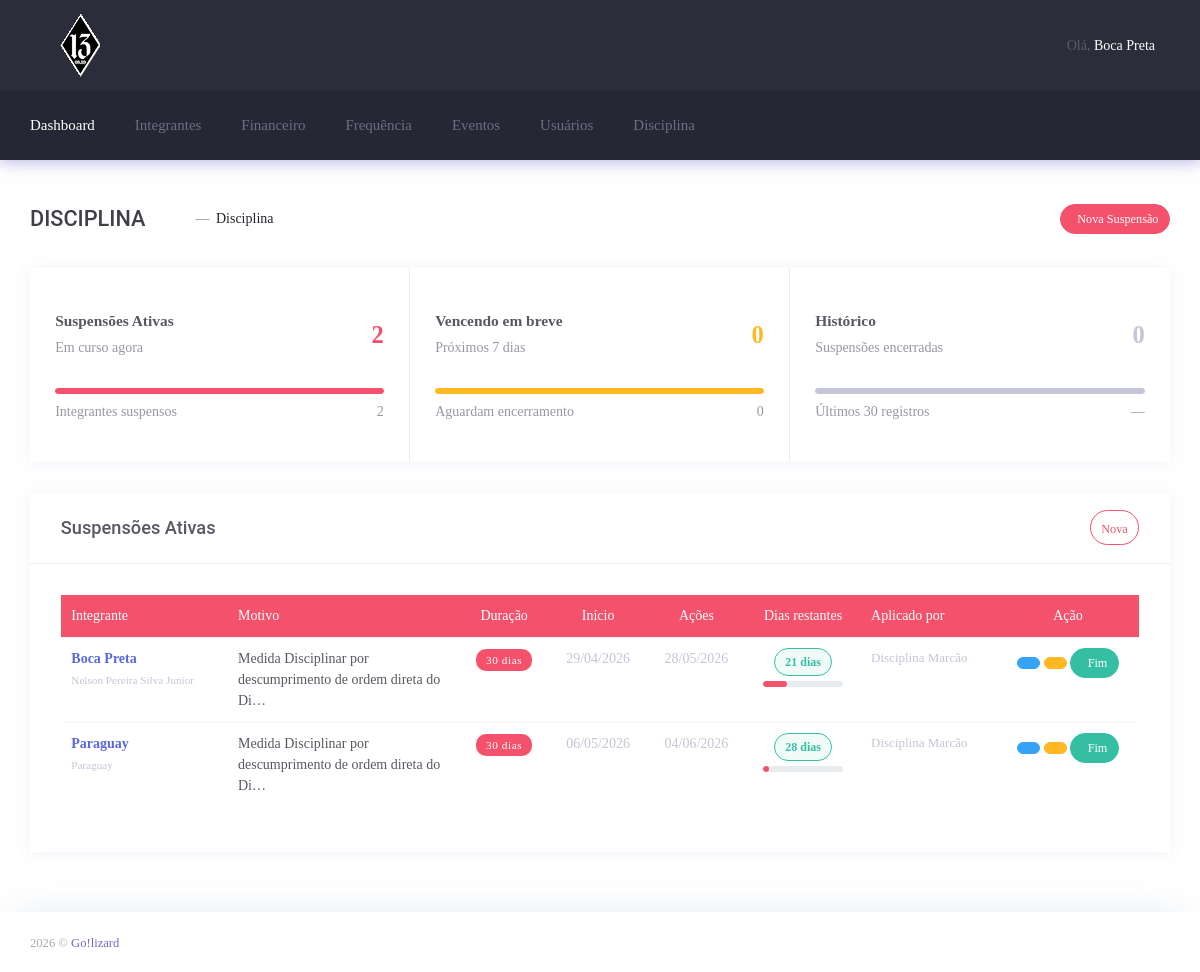
Page /admin/disciplina/index.php (signed in) on the committed database.
### tables this page shows
CREATE TABLE `cadastro_integrante` (
  `id` int(11) NOT NULL,
  `nome` varchar(200) NOT NULL,
  `apelido` varchar(200) NOT NULL,
  `veiculo` varchar(200) NOT NULL,
  `cnh` varchar(200) NOT NULL,
  `padrinho` int(20) NOT NULL,
  `data_apresentacao` datetime NOT NULL,
  `faccao` int(20) NOT NULL,
  `patente` int(10) NOT NULL,
  `nascimento` datetime NOT NULL,
  `endereco` varchar(200) NOT NULL,
  `num_endereco` varchar(200) NOT NULL,
  `cidade` varchar(200) NOT NULL,
  `estado` varchar(200) NOT NULL,
  `cep` varchar(200) NOT NULL,
  `complemento` varchar(200) NOT NULL,
  `bairro` varchar(200) NOT NULL,
  `telefone` varchar(200) NOT NULL,
  `comercial` varchar(200) NOT NULL,
  `celular` varchar(200) NOT NULL,
  `recados` varchar(200) NOT NULL,
  `email` varchar(200) NOT NULL,
  `foto` varchar(255) DEFAULT NULL,
  `status` int(10) NOT NULL DEFAULT 1 COMMENT '1 - Ativo\r\n2 - Afastado\r\n3 - Desligado\r\n4 - Suspenso'
);

CREATE TABLE `disciplina` (
  `id` int(11) NOT NULL,
  `integrante_id` int(11) NOT NULL,
  `duracao_dias` int(3) NOT NULL COMMENT '30, 60 ou 90',
  `data_inicio` date NOT NULL,
  `data_fim` date NOT NULL,
  `motivo` varchar(500) NOT NULL,
  `aplicado_por` varchar(200) NOT NULL,
  `ativo` tinyint(1) NOT NULL DEFAULT 1 COMMENT '1=em curso, 0=encerrado',
  `encerrado_em` date DEFAULT NULL,
  `encerrado_por` varchar(200) DEFAULT NULL,
  `created_at` timestamp NULL DEFAULT current_timestamp()
);

### admin/disciplina/index.php (the view, shortened to what the rows shown need)
<?php
require_once('../inc/general.php');
$hoje = date('Y-m-d');
$ativas = $conn->query("
    SELECT d.*, ci.apelido, ci.nome, ci.patente, ci.status,
           DATEDIFF(d.data_fim, '$hoje') AS dias_restantes
    FROM disciplina d
    JOIN cadastro_integrante ci ON ci.id = d.integrante_id
    WHERE d.ativo = 1
    ORDER BY d.data_fim ASC
")->fetch_all(MYSQLI_ASSOC);
?>
<!DOCTYPE html>
<html lang="pt-br">
<head>
    <link href="css/style.bundle.css" rel="stylesheet" type="text/css"/>
</head>
<body class="m-page--wide m-header--fixed m-header--fixed-mobile m-footer--push m-aside--offcanvas-default">
<div class="m-grid m-grid--hor m-grid--root m-page">
    <header class="m-grid__item m-header" data-minimize="minimize" data-minimize-offset="200" data-minimize-mobile-offset="200">
        <div class="m-header__top">
            <div class="m-container m-container--responsive m-container--xxl m-container--full-height m-page__container">
                <div class="m-stack m-stack--ver m-stack--desktop">
                    <?php include_once('../inc/topbar.php'); ?>
                </div>
            </div>
        </div>
    </header>
    <div class="m-grid__item m-grid__item--fluid m-grid m-grid--hor-desktop m-grid--desktop m-body">
        <div class="m-grid__item m-grid__item--fluid m-grid m-grid--ver m-container m-container--responsive m-container--xxl m-page__container">
            <div class="m-grid__item m-grid__item--fluid m-wrapper">
                <div class="m-content">
                    <div class="m-portlet m-portlet--mobile">
                        <div class="m-portlet__body">
                            <?php if (empty($ativas)): ?>
                                <div class="m--align-center" style="padding:40px 0;">
                                    <i class="la la-check-circle m--font-success" style="font-size:3rem;"></i>
                                    <h3 class="m--font-success m--margin-top-10">Nenhum integrante suspenso.</h3>
                                </div>
                            <?php else: ?>
                            <div class="table-responsive">
                                <table class="table table-hover m-table m-table--head-bg-danger">
                                    <thead>
                                        <tr>
                                            <th>Integrante</th>
                                            <th>Motivo</th>
                                            <th class="m--align-center">Duração</th>
                                            <th class="m--align-center">Início</th>
                                            <th class="m--align-center">Ações</th>
                                            <th class="m--align-center">Dias restantes</th>
                                            <th>Aplicado por</th>
                                            <th class="m--align-center">Ação</th>
                                        </tr>
                                    </thead>
                                    <tbody>
                                        <?php foreach ($ativas as $s):
                                            $dr = (int)$s['dias_restantes'];
                                            if ($dr < 0)       { $badge_cls = 'dias-vencido'; $badge_txt = 'Vencida há ' . abs($dr) . 'd'; }
                                            elseif ($dr <= 7)  { $badge_cls = 'dias-critico'; $badge_txt = $dr . ' dia' . ($dr!=1?'s':''); }
                                            elseif ($dr <= 20) { $badge_cls = 'dias-alerta';  $badge_txt = $dr . ' dias'; }
                                            else               { $badge_cls = 'dias-ok';       $badge_txt = $dr . ' dias'; }
                                            $pc_decorrido = 0;
                                            $total_dias = (int)$s['duracao_dias'];
                                            if ($total_dias > 0) {
                                                $decorridos = $total_dias - max($dr, 0);
                                                $pc_decorrido = round(($decorridos / $total_dias) * 100);
                                            }
                                        ?>
                                        <tr>
                                            <td>
                                                <a href="../admin/integrante_view?id=<?= $s['integrante_id'] ?>" style="text-decoration:none;">
                                                    <span class="m--font-boldest"><?= htmlspecialchars($s['apelido']) ?></span>
                                                </a>
                                                <br>
                                                <small class="m--font-metal"><?= htmlspecialchars($s['nome']) ?></small>
                                            </td>
                                            <td style="max-width:200px;">
                                                <span title="<?= htmlspecialchars($s['motivo']) ?>">
                                                    <?= htmlspecialchars(mb_strimwidth($s['motivo'], 0, 60, '…')) ?>
                                                </span>
                                            </td>
                                            <td class="m--align-center">
                                                <span class="m-badge m-badge--danger m-badge--wide">
                                                    <?= $s['duracao_dias'] ?> dias
                                                </span>
                                            </td>
                                            <td class="m--align-center m--font-metal">
                                                <?= date('d/m/Y', strtotime($s['data_inicio'])) ?>
                                            </td>
                                            <td class="m--align-center m--font-metal">
                                                <?= date('d/m/Y', strtotime($s['data_fim'])) ?>
                                            </td>
                                            <td class="m--align-center">
                                                <span class="dias-badge <?= $badge_cls ?>"><?= $badge_txt ?></span>
                                                <div class="progress m-progress--sm m--margin-top-5" style="max-width:80px;margin:4px auto 0;">
                                                    <div class="progress-bar m--bg-danger" style="width:<?= $pc_decorrido ?>%"></div>
                                                </div>
                                            </td>
                                            <td class="m--font-metal" style="font-size:13px;">
                                                <?= htmlspecialchars($s['aplicado_por']) ?>
                                            </td>
                                            <td class="m--align-center" style="white-space:nowrap;">
                                                <a href="disciplina/disciplina_view.php?id=<?= $s['id'] ?>"
                                                   class="btn btn-sm btn-info m-btn m-btn--icon m-btn--pill"
                                                   title="Visualizar">
                                                </a>
                                                <a href="disciplina/disciplina_form.php?id=<?= $s['id'] ?>"
                                                   class="btn btn-sm btn-warning m-btn m-btn--icon m-btn--pill"
                                                   title="Editar suspensão">
                                                </a>
                                                <a href="disciplina/disciplina_encerrar.php?id=<?= $s['id'] ?>"
                                                   class="btn btn-sm btn-success m-btn m-btn--icon m-btn--pill"
                                                   onclick="return confirm('Encerrar suspensão de <?= htmlspecialchars(addslashes($s['apelido'])) ?> e reativar o integrante?')"
                                                   title="Fim de suspensão">
                                                    <span><i class="la la-check-circle"></i><span>Fim</span></span>
                                                </a>
                                            </td>
                                        </tr>
                                        <?php endforeach; ?>
                                    </tbody>
                                </table>
                            </div>
                            <?php endif; ?>
                        </div>
                    </div>
                </div>
            </div>
        </div>
    </div>
</div>
</body>
</html>

### admin/inc/topbar.php (shortened to what the rows shown need)
<div class="m-stack__item m-stack__item--fluid m-header-head" id="m_header_nav">
    <div id="m_header_topbar" class="m-topbar m-stack m-stack--ver m-stack--general">
        <div class="m-stack__item m-topbar__nav-wrapper">
            <ul class="m-topbar__nav m-nav m-nav--inline">
                <li class="m-nav__item m-topbar__user-profile m-topbar__user-profile--img m-dropdown m-dropdown--medium m-dropdown--arrow m-dropdown--header-bg-fill m-dropdown--align-right m-dropdown--mobile-full-width m-dropdown--skin-light"
                    data-dropdown-toggle="click">
                    <a href="#" class="m-nav__link m-dropdown__toggle">
                        <span class="m-topbar__welcome">Olá,&nbsp;</span>
                        <span class="m-topbar__username"><?php echo $apelido; ?></span>
                    </a>
                </li>
            </ul>
        </div>
    </div>
</div>

### rows in the picture
cadastro_integrante: apelido "Boca Preta"
disciplina: integrante.apelido "Boca Preta", integrante.nome "Nelson Pereira Silva Junior", motivo "Medida Disciplinar por descumprimento de ordem direta do Di…", duracao_dias "30", data_inicio "29/04/2026", data_fim "28/05/2026", badge_txt "21 dias", aplicado_por "Disciplina Marcão"
disciplina: integrante.apelido "Paraguay", integrante.nome "Paraguay", motivo "Medida Disciplinar por descumprimento de ordem direta do Di…", duracao_dias "30", data_inicio "06/05/2026", data_fim "04/06/2026", badge_txt "28 dias", $pc_decorrido 7 (drawn), aplicado_por "Disciplina Marcão"

### other values in the picture
count($ativas) "2"
$vencendo "0"
count($historico) "0"
